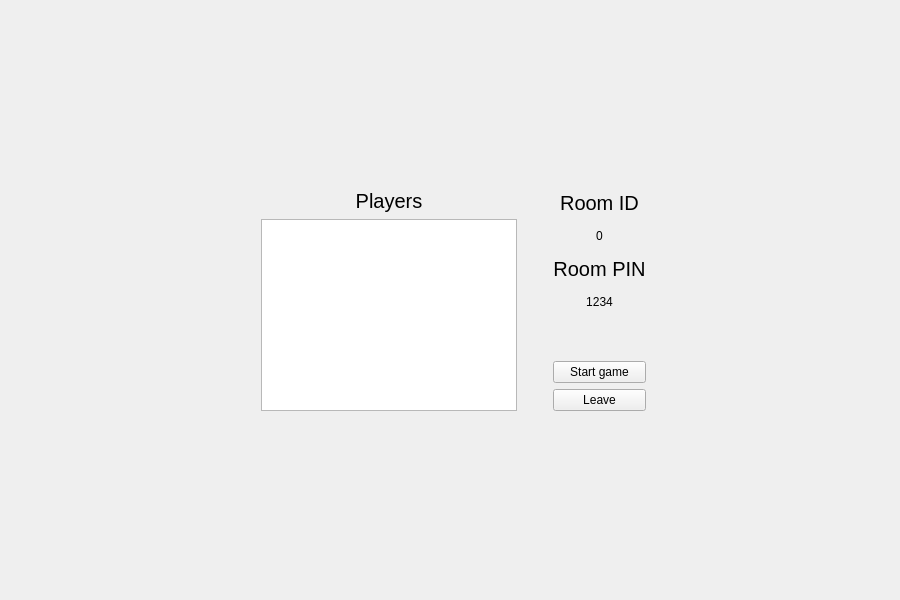
<?xml version="1.0" encoding="UTF-8"?>
<ui version="4.0">
 <class>LobbyWidget</class>
 <widget class="QWidget" name="LobbyWidget">
  <property name="geometry">
   <rect>
    <x>0</x>
    <y>0</y>
    <width>900</width>
    <height>600</height>
   </rect>
  </property>
  <property name="sizePolicy">
   <sizepolicy hsizetype="Preferred" vsizetype="Preferred">
    <horstretch>0</horstretch>
    <verstretch>0</verstretch>
   </sizepolicy>
  </property>
  <property name="windowTitle">
   <string>Form</string>
  </property>
  <layout class="QFormLayout" name="formLayout">
   <property name="formAlignment">
    <set>Qt::AlignHCenter|Qt::AlignTop</set>
   </property>
   <item row="1" column="1">
    <layout class="QHBoxLayout" name="horizontalLayout">
     <item>
      <spacer name="horizontalSpacer_3">
       <property name="orientation">
        <enum>Qt::Horizontal</enum>
       </property>
       <property name="sizeHint" stdset="0">
        <size>
         <width>40</width>
         <height>20</height>
        </size>
       </property>
      </spacer>
     </item>
     <item>
      <layout class="QVBoxLayout" name="verticalLayout_2">
       <item>
        <widget class="QLabel" name="label_6">
         <property name="font">
          <font>
           <pointsize>15</pointsize>
          </font>
         </property>
         <property name="text">
          <string>Players</string>
         </property>
         <property name="alignment">
          <set>Qt::AlignCenter</set>
         </property>
        </widget>
       </item>
       <item>
        <widget class="QListWidget" name="listWidget">
         <property name="sizePolicy">
          <sizepolicy hsizetype="Minimum" vsizetype="Minimum">
           <horstretch>0</horstretch>
           <verstretch>0</verstretch>
          </sizepolicy>
         </property>
        </widget>
       </item>
      </layout>
     </item>
     <item>
      <spacer name="horizontalSpacer">
       <property name="orientation">
        <enum>Qt::Horizontal</enum>
       </property>
       <property name="sizeType">
        <enum>QSizePolicy::Fixed</enum>
       </property>
       <property name="sizeHint" stdset="0">
        <size>
         <width>30</width>
         <height>20</height>
        </size>
       </property>
      </spacer>
     </item>
     <item>
      <layout class="QGridLayout" name="gridLayout">
       <item row="6" column="0">
        <widget class="QPushButton" name="leaveRoomButton">
         <property name="text">
          <string>Leave</string>
         </property>
        </widget>
       </item>
       <item row="3" column="0">
        <widget class="QLabel" name="roomPinLabel">
         <property name="minimumSize">
          <size>
           <width>86</width>
           <height>18</height>
          </size>
         </property>
         <property name="text">
          <string>1234</string>
         </property>
         <property name="alignment">
          <set>Qt::AlignCenter</set>
         </property>
        </widget>
       </item>
       <item row="0" column="0">
        <widget class="QLabel" name="label_2">
         <property name="minimumSize">
          <size>
           <width>86</width>
           <height>24</height>
          </size>
         </property>
         <property name="font">
          <font>
           <pointsize>15</pointsize>
          </font>
         </property>
         <property name="text">
          <string>Room ID</string>
         </property>
         <property name="alignment">
          <set>Qt::AlignCenter</set>
         </property>
        </widget>
       </item>
       <item row="1" column="0">
        <widget class="QLabel" name="roomIdLabel">
         <property name="minimumSize">
          <size>
           <width>86</width>
           <height>18</height>
          </size>
         </property>
         <property name="text">
          <string>0</string>
         </property>
         <property name="alignment">
          <set>Qt::AlignCenter</set>
         </property>
        </widget>
       </item>
       <item row="4" column="0">
        <spacer name="verticalSpacer_5">
         <property name="orientation">
          <enum>Qt::Vertical</enum>
         </property>
         <property name="sizeType">
          <enum>QSizePolicy::Fixed</enum>
         </property>
         <property name="sizeHint" stdset="0">
          <size>
           <width>20</width>
           <height>40</height>
          </size>
         </property>
        </spacer>
       </item>
       <item row="2" column="0">
        <widget class="QLabel" name="label_5">
         <property name="minimumSize">
          <size>
           <width>86</width>
           <height>24</height>
          </size>
         </property>
         <property name="font">
          <font>
           <pointsize>15</pointsize>
          </font>
         </property>
         <property name="text">
          <string>Room PIN</string>
         </property>
         <property name="alignment">
          <set>Qt::AlignCenter</set>
         </property>
        </widget>
       </item>
       <item row="5" column="0">
        <widget class="QPushButton" name="startGameButton">
         <property name="text">
          <string>Start game</string>
         </property>
        </widget>
       </item>
      </layout>
     </item>
     <item>
      <spacer name="horizontalSpacer_4">
       <property name="orientation">
        <enum>Qt::Horizontal</enum>
       </property>
       <property name="sizeHint" stdset="0">
        <size>
         <width>40</width>
         <height>20</height>
        </size>
       </property>
      </spacer>
     </item>
    </layout>
   </item>
   <item row="0" column="1">
    <spacer name="verticalSpacer">
     <property name="orientation">
      <enum>Qt::Vertical</enum>
     </property>
     <property name="sizeHint" stdset="0">
      <size>
       <width>20</width>
       <height>40</height>
      </size>
     </property>
    </spacer>
   </item>
   <item row="2" column="1">
    <spacer name="verticalSpacer_2">
     <property name="orientation">
      <enum>Qt::Vertical</enum>
     </property>
     <property name="sizeHint" stdset="0">
      <size>
       <width>20</width>
       <height>40</height>
      </size>
     </property>
    </spacer>
   </item>
  </layout>
 </widget>
 <resources/>
 <connections/>
</ui>
